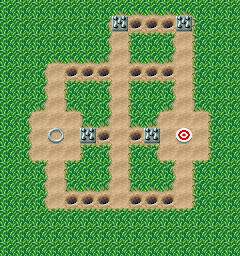

This is a level from a 2D game, rendered from its Tiled map with the project's own tilesets. A one-line summary and the map file follow, with tile-layer data summarised:
An orthogonal 15x16 tile map with 16x16 px tiles, 3 tile layers (Grass, Ground, Wall), 2 tilesets and 33 objects (17x Carrot, 4x Trap, player-start, 2_Rotate_X, 2_Rotate_Y, ...).

<map version="1.10" tiledversion="1.10.1" orientation="orthogonal" renderorder="right-down" width="15" height="16" tilewidth="16" tileheight="16" infinite="0" nextlayerid="123" nextobjectid="448">
 <properties>
  <property name="excalibur" type="bool" value="true" />
 </properties>
 <tileset firstgid="1" name="tileset" tilewidth="16" tileheight="16" tilecount="48" columns="8">
  <image source="1level.png" width="128" height="96" />
 </tileset>
 <tileset firstgid="49" name="tile_finish" tilewidth="16" tileheight="16" tilecount="4" columns="4">
  <image source="tile_finish.png" width="64" height="16" />
  <tile id="0">
   <animation>
    <frame tileid="0" duration="90" />
    <frame tileid="1" duration="90" />
    <frame tileid="2" duration="90" />
    <frame tileid="3" duration="90" />
   </animation>
  </tile>
 </tileset>
 <layer id="112" name="Grass" width="15" height="16" locked="1">
  <data>[240 cells, 101 non-empty, 1 distinct tile ids]</data>
 </layer>
 <layer id="113" name="Ground" width="15" height="16" locked="1">
  <data>[240 cells, 64 non-empty, 5 distinct tile ids]</data>
 </layer>
 <objectgroup id="117" name="Carrots" locked="1">
  <properties>
   <property name="excalibur" type="bool" value="true" />
  </properties>
  <object id="411" name="Carrot" type="Carrot" gid="20" x="128" y="80" width="16" height="16">
   <properties>
    <property name="CollisionType" value="Passive" />
   </properties>
  </object>
  <object id="413" name="Carrot" type="Carrot" gid="20" x="144" y="80" width="16" height="16">
   <properties>
    <property name="CollisionType" value="Passive" />
   </properties>
  </object>
  <object id="414" name="Carrot" type="Carrot" gid="20" x="160" y="80" width="16" height="16">
   <properties>
    <property name="CollisionType" value="Passive" />
   </properties>
  </object>
  <object id="415" name="Carrot" type="Carrot" gid="20" x="128" y="144" width="16" height="16">
   <properties>
    <property name="CollisionType" value="Passive" />
   </properties>
  </object>
  <object id="416" name="Carrot" type="Carrot" gid="20" x="96" y="144" width="16" height="16">
   <properties>
    <property name="CollisionType" value="Passive" />
   </properties>
  </object>
  <object id="417" name="Carrot" type="Carrot" gid="20" x="96" y="208" width="16" height="16">
   <properties>
    <property name="CollisionType" value="Passive" />
   </properties>
  </object>
  <object id="418" name="Carrot" type="Carrot" gid="20" x="80" y="208" width="16" height="16">
   <properties>
    <property name="CollisionType" value="Passive" />
   </properties>
  </object>
  <object id="419" name="Carrot" type="Carrot" gid="20" x="64" y="208" width="16" height="16">
   <properties>
    <property name="CollisionType" value="Passive" />
   </properties>
  </object>
  <object id="429" name="Carrot" type="Carrot" gid="20" x="128" y="208" width="16" height="16">
   <properties>
    <property name="CollisionType" value="Passive" />
   </properties>
  </object>
  <object id="430" name="Carrot" type="Carrot" gid="20" x="144" y="208" width="16" height="16">
   <properties>
    <property name="CollisionType" value="Passive" />
   </properties>
  </object>
  <object id="431" name="Carrot" type="Carrot" gid="20" x="160" y="208" width="16" height="16">
   <properties>
    <property name="CollisionType" value="Passive" />
   </properties>
  </object>
  <object id="432" name="Carrot" type="Carrot" gid="20" x="160" y="32" width="16" height="16">
   <properties>
    <property name="CollisionType" value="Passive" />
   </properties>
  </object>
  <object id="433" name="Carrot" type="Carrot" gid="20" x="144" y="32" width="16" height="16">
   <properties>
    <property name="CollisionType" value="Passive" />
   </properties>
  </object>
  <object id="434" name="Carrot" type="Carrot" gid="20" x="128" y="32" width="16" height="16">
   <properties>
    <property name="CollisionType" value="Passive" />
   </properties>
  </object>
  <object id="435" name="Carrot" type="Carrot" gid="20" x="96" y="80" width="16" height="16">
   <properties>
    <property name="CollisionType" value="Passive" />
   </properties>
  </object>
  <object id="436" name="Carrot" type="Carrot" gid="20" x="80" y="80" width="16" height="16">
   <properties>
    <property name="CollisionType" value="Passive" />
   </properties>
  </object>
  <object id="437" name="Carrot" type="Carrot" gid="20" x="64" y="80" width="16" height="16">
   <properties>
    <property name="CollisionType" value="Passive" />
   </properties>
  </object>
 </objectgroup>
 <layer id="115" name="Wall" width="15" height="16" locked="1">
  <data>[240 cells, 75 non-empty, 8 distinct tile ids]</data>
 </layer>
 <objectgroup id="118" name="Camera" locked="1">
  <object id="420" name="player-start" type="player-start" x="56" y="136">
   <point />
  </object>
 </objectgroup>
 <objectgroup id="116" name="2_Rotate" locked="1">
  <properties>
   <property name="array" value="2_Rotate_Y=Y,2_Rotate_X=X" />
   <property name="coords" value="7x8" />
   <property name="excalibur" type="bool" value="true" />
   <property name="state" value="Y" />
   <property name="x" value="7" />
   <property name="y" value="8" />
  </properties>
  <object id="425" name="2_Rotate_X" gid="29" x="112" y="144" width="16" height="16">
   <properties>
    <property name="ZIndex" type="float" value="0" />
   </properties>
  </object>
  <object id="410" name="2_Rotate_Y" gid="30" x="112" y="144" width="16" height="16">
   <properties>
    <property name="CollisionType" value="Passive" />
    <property name="ZIndex" type="float" value="1" />
   </properties>
  </object>
 </objectgroup>
 <objectgroup id="119" name="Finish" locked="1">
  <object id="426" name="Finish" type="Finish" gid="45" x="176" y="144" width="16" height="16">
   <properties>
    <property name="CollisionType" value="Passive" />
   </properties>
  </object>
 </objectgroup>
 <objectgroup id="120" name="Traps" locked="1">
  <object id="427" name="Trap" type="Trap" gid="31" x="144" y="144" width="16" height="16">
   <properties>
    <property name="CollisionType" value="Passive" />
   </properties>
  </object>
  <object id="428" name="Trap" type="Trap" gid="31" x="80" y="144" width="16" height="16">
   <properties>
    <property name="CollisionType" value="Passive" />
   </properties>
  </object>
  <object id="438" name="Trap" type="Trap" gid="31" x="112" y="32" width="16" height="16">
   <properties>
    <property name="CollisionType" value="Passive" />
   </properties>
  </object>
  <object id="439" name="Trap" type="Trap" gid="31" x="176" y="32" width="16" height="16">
   <properties>
    <property name="CollisionType" value="Passive" />
   </properties>
  </object>
 </objectgroup>
 <objectgroup id="121" name="4_Rotate">
  <properties>
   <property name="array" value="4_Rotate_1_1=1,4_Rotate_1_2=2,4_Rotate_1_3=3,4_Rotate_1_4=4" />
   <property name="coords" value="7x12" />
   <property name="excalibur" type="bool" value="true" />
   <property name="state" value="4" />
   <property name="x" value="7" />
   <property name="y" value="12" />
  </properties>
  <object id="440" name="4_Rotate_1_1" gid="25" x="112" y="208" width="16" height="16" />
  <object id="441" name="4_Rotate_1_2" gid="26" x="112" y="208" width="16" height="16" />
  <object id="442" name="4_Rotate_1_3" gid="27" x="112" y="208" width="16" height="16" />
  </objectgroup>
 <objectgroup id="122" name="4_Rotate">
  <properties>
   <property name="array" value="4_Rotate_2_1=1,4_Rotate_2_2=2,4_Rotate_2_3=3,4_Rotate_2_4=4" />
   <property name="coords" value="7x4" />
   <property name="excalibur" type="bool" value="true" />
   <property name="state" value="2" />
   <property name="x" value="7" />
   <property name="y" value="4" />
  </properties>
  <!-- 4 objects omitted --></objectgroup>
</map>
<!-- 5 of 33 objects omitted -->
